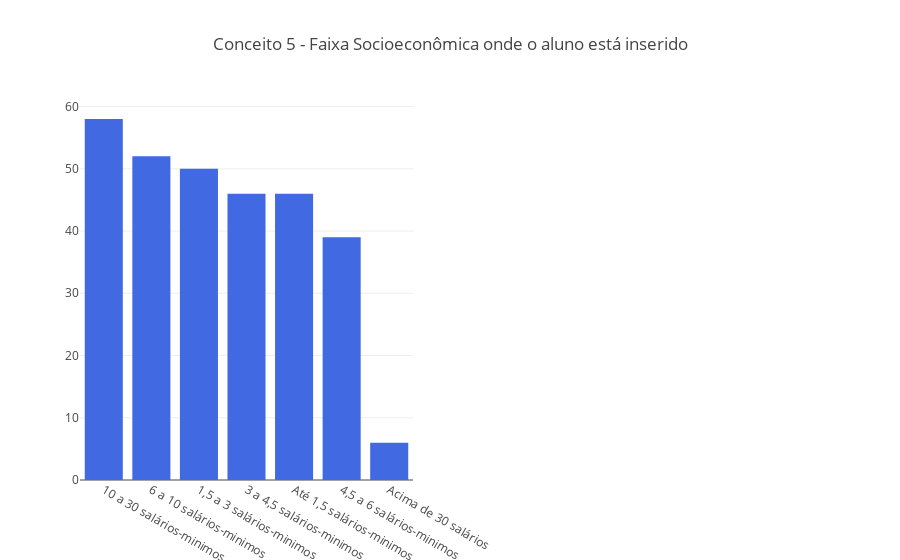

The notebook cell this image was saved under:
### Markdown cell above
#### Conclusão:
**Conceito 3 e 4 ->** Não possuem caracteristicas tão parecidas. Já que os dados estão distribuidos entre cada faixa de caracteristicas socioeconomicas numa quantidade bem similar.

### Code cell
fig2['layout'].update(title='Conceito 5 - Faixa Socioeconômica onde o aluno está inserido')
iplot(fig2)

### Figure 1 — Plotly figure (JSON) as saved in the notebook; plotly's stock layout.template omitted (floating-point values rounded to 4 significant figures)
{"data": [{"marker": {"color": "#4169E1"}, "name": "Conceito 5 - ENADE", "type": "bar", "uid": "81105cca-11a5-4f14-9652-2744faa961a2", "x": ["10 a 30 salários-minimos", "6 a 10 salários-minimos", "1,5 a 3 salários-minimos", "3 a 4,5 salários-minimos", "Até 1,5 salários-minimos", "4,5 a 6 salários-minimos", "Acima de 30 salários"], "xaxis": "x", "y": [58, 52, 50, 46, 46, 39, 6], "yaxis": "y"}], "layout": {"title": {"text": "Conceito 5 - Faixa Socioeconômica onde o aluno está inserido"}, "xaxis": {"anchor": "y", "domain": [0, 0.45]}, "xaxis2": {"anchor": "free", "domain": [0.55, 1], "position": 0}, "yaxis": {"anchor": "x", "domain": [0, 1]}}}
